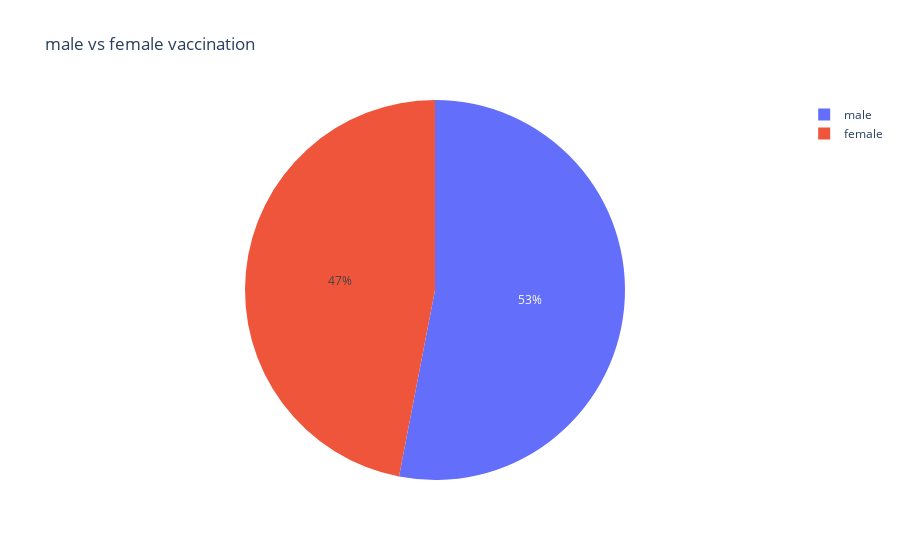

Source (notebook cell):
### Code cell
#Male & female vaccination
male=vaccination['Male(Individuals Vaccinated)'].sum()
female=vaccination['Female(Individuals Vaccinated)'].sum()
px.pie(names=['male','female'],values=[male,female],title='male vs female vaccination')

### Figure 1 — Plotly figure (JSON) as saved in the notebook; plotly's stock layout.template omitted (floating-point values rounded to 4 significant figures)
{"data": [{"domain": {"x": [0, 1], "y": [0, 1]}, "hovertemplate": "label=%{label}<br>value=%{value}<extra></extra>", "labels": ["male", "female"], "legendgroup": "", "name": "", "showlegend": true, "type": "pie", "values": [7138698858, 6321628736]}], "layout": {"legend": {"tracegroupgap": 0}, "title": {"text": "male vs female vaccination"}}}
